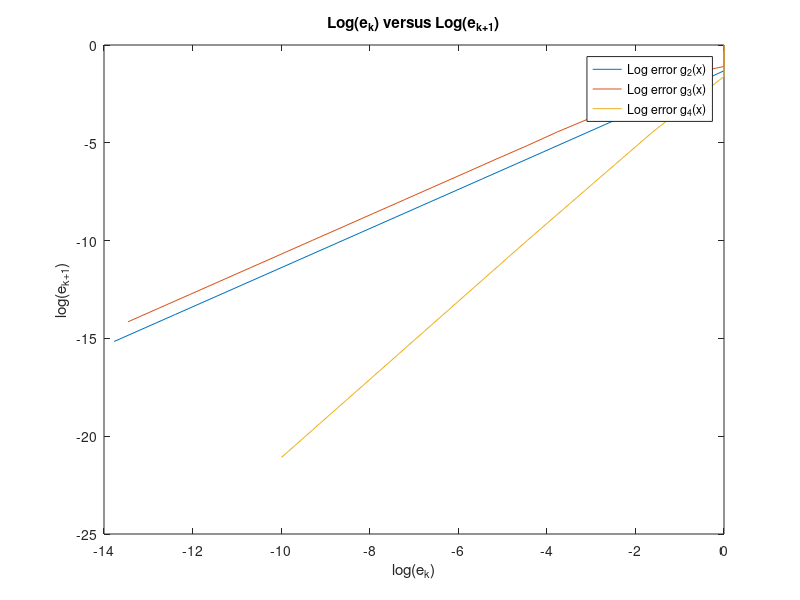

Write MATLAB code to recreate this figure.
%Joshua Enxing
%Tufts University
%MA226 

%Script for HW 7 3(c)

g2 = @(x)sqrt(x+2);
g3 = @(x)1+2./x;
g4 = @(x)(x.^2+2)/(2.*x-1);

e2 = zeros(100,1);
e3 = zeros(100,1);
e4 = zeros(100,1);

g20 = 1;
g30 = 1;
g40 = 1;

g2stop = 100;
g3stop = 100;
g4stop = 100;

for i=1:100
    e2(i) = abs(2-g20);
    e3(i) = abs(2-g30);
    e4(i) = abs(2-g40);
    
    if e2(i) > 10^(-6)
        g20 = g2(g20);
    else
        g2stop = min(g2stop,i);
    end
    
    if e3(i) > 10^(-6)
        g30 = g3(g30);
    else
        g3stop = min(g3stop,i);
    end
    
    
    if e4(i) > 10^(-6)
        g40 = g4(g40);
    else
        g4stop = min(g4stop,i);
    end
    
    if e2(i) <= 10^(-6) && e3(i) <= 10^(-6) && e4(i) <= 10^(-6)
        break;
    end
    
end

e2 = e2(1:g2stop);
e3 = e3(1:g3stop);
e4 = e4(1:g4stop);

l2x = log(e2);
l2x = l2x(1:length(l2x)-1);
l2y = log(e2);
l2y = l2y(2:length(l2y));

l3x = log(e3);
l3x = l3x(1:length(l3x)-1);
l3y = log(e3);
l3y = l3y(2:length(l3y));

l4x = log(e4);
l4x = l4x(1:length(l4x)-1);
l4y = log(e4);
l4y = l4y(2:length(l4y));

plot(l2x,l2y,l3x,l3y,l4x,l4y)
legend('Log error g_2(x)','Log error g_3(x)','Log error g_4(x)')
xlabel('log(e_k)');
ylabel('log(e_{k+1})');
title('Log(e_k) versus Log(e_{k+1})');
    
